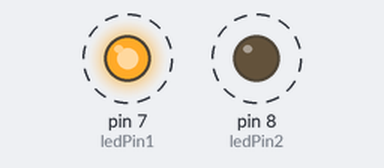
A sketch run on a simulated Arduino Uno, built with avr-gcc and run on an emulated ATmega328P. Parts: output pins drawn as LEDs (lit = HIGH). Dashed ring = blinking.

Above: at 0.5 s.
Timing chart, 0 to 4.6 s (numbered marks = the images above):
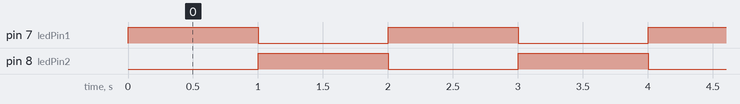

The sketch:

led_blink.ino
```cpp
// Blinking Two LEDs Simultaneously //

// Setting up variables
int const ledPin1 = 7;
int const ledPin2 = 8;

void setup() {
  // Setting up the pins & their functions
  pinMode(ledPin1, OUTPUT);
  pinMode(ledPin2, OUTPUT);
}

void loop() {
  digitalWrite(ledPin1, HIGH);
  digitalWrite(ledPin2, LOW);
  delay(1000);

  digitalWrite(7, LOW);
  digitalWrite(8, HIGH);
  delay(1000);
}
```

Measured:
- by itself, pin 7 (ledPin1), pin 8 (ledPin2): alternates HIGH for 1.0 s and LOW for 1.0 s
